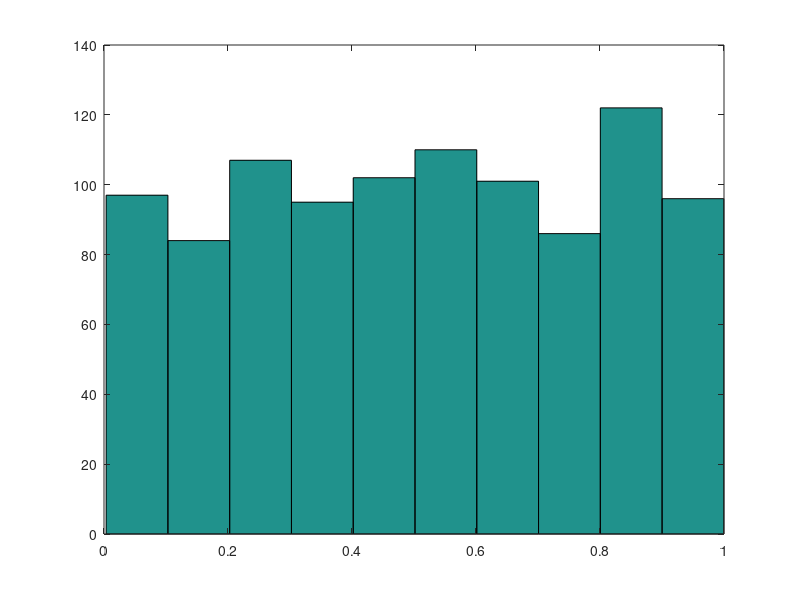
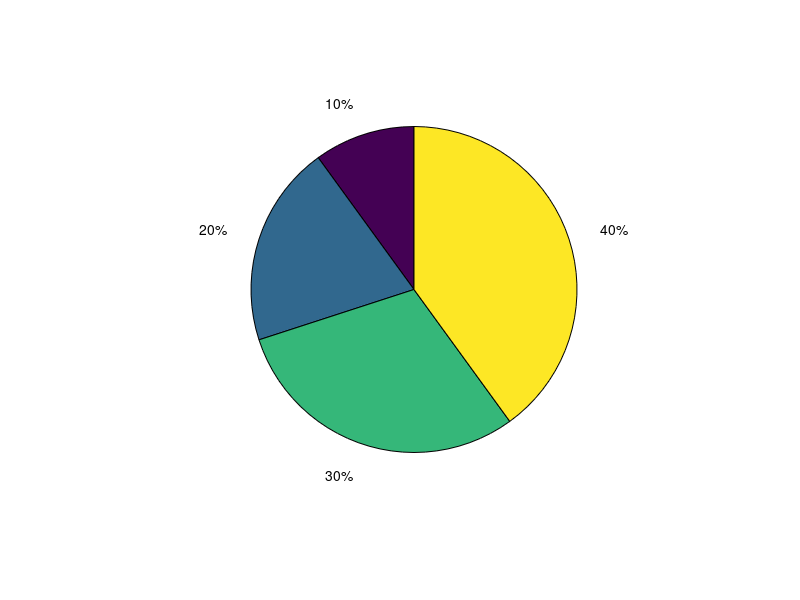
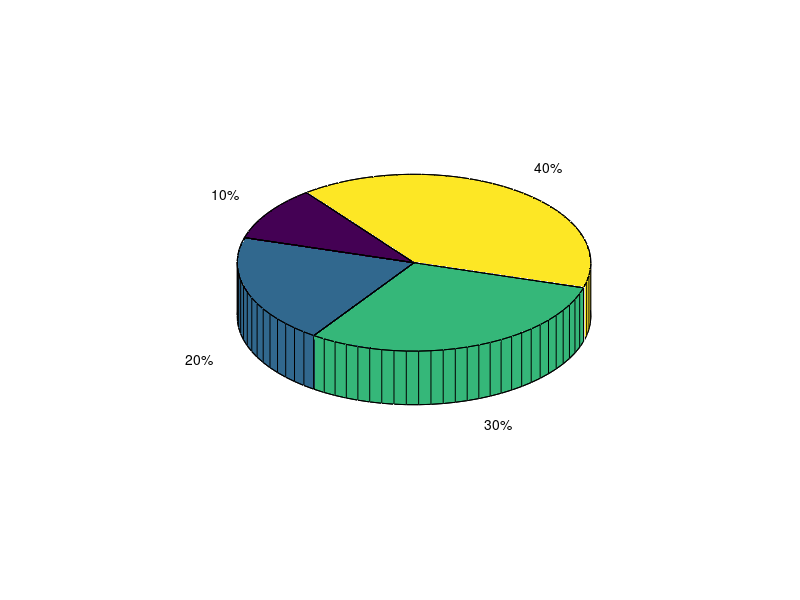

Write the MATLAB code that produced these figures, in order.
clear variables;
clc;
close all;

x=rand(1,1000);
figure;
hist(x);
saveas(gcf, 'histogram.png');

X=[1 2 3 4];
figure;
pie(X);
saveas(gcf, 'pie_x.png');

figure;
pie3(X);
saveas(gcf, 'pie3_x.png');